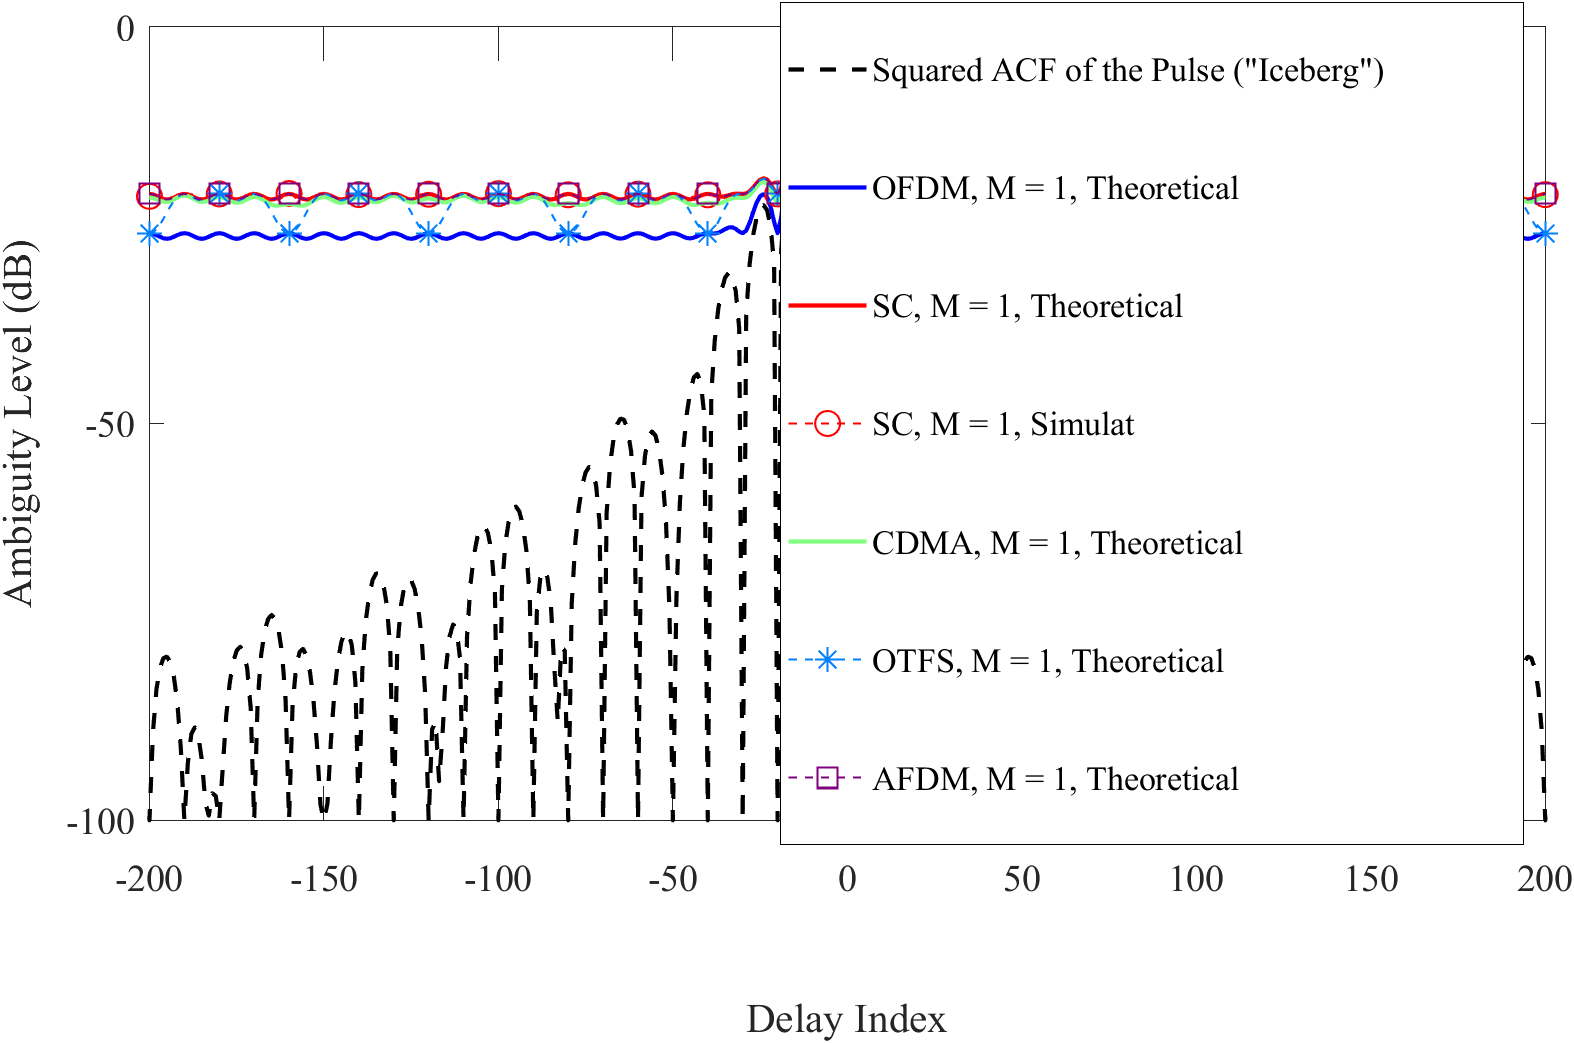

Generate this figure with Python:
#!/usr/bin/env python3
# -*- coding: utf-8 -*-
"""
Created on Sun Aug 17 17:46:01 2025

@author: Junjie Chen

需要安装commpy, 安装命令:  pip install scikit-commpy,
主要是使用了commpy里面的调制解调函数，也可以用自己写的
"""

import numpy as np
import matplotlib.pyplot as plt
import scipy
import commpy
from Modulations import modulator

# 全局设置字体大小
plt.rcParams["font.family"] = "Times New Roman"
# plt.rcParams["font.family"] = "SimSun"
plt.rcParams['font.size'] = 18                     # 设置全局字体大小
plt.rcParams['axes.titlesize'] = 18                # 设置坐标轴标题字体大小
plt.rcParams['axes.labelsize'] = 18                # 设置坐标轴标签字体大小
plt.rcParams['xtick.labelsize'] = 18               # 设置 x 轴刻度字体大小
plt.rcParams['ytick.labelsize'] = 18               # 设置 y 轴刻度字体大小
plt.rcParams['axes.unicode_minus'] = False         # 用来显示负号
plt.rcParams["figure.figsize"] = [8, 6]            # 调整生成的图表最大尺寸
# plt.rcParams['figure.dpi'] = 300                 # 每英寸点数
plt.rcParams['lines.linestyle'] = '-'
plt.rcParams['lines.linewidth'] = 2                # 线条宽度
plt.rcParams['lines.color'] = 'blue'
plt.rcParams['lines.markersize'] = 6               # 标记大小
# plt.rcParams['figure.facecolor'] = 'lightgrey'   # 设置图形背景色为浅灰色
plt.rcParams['figure.facecolor'] = 'white'         # 设置图形背景色为浅灰色
plt.rcParams['axes.edgecolor'] = 'black'           # 设置坐标轴边框颜色为黑色
plt.rcParams['legend.fontsize'] = 18
np.random.seed(42)

#%%
# 产生傅里叶矩阵
def FFTmatrix(L, ):
     mat = np.zeros((L, L), dtype = complex)
     ll = np.arange(L)
     for i in range(L):
         mat[i,:] = 1.0*np.exp(-1j*2.0*np.pi*i*ll/L) / (np.sqrt(L)*1.0)
     return mat

def srrcFunction(beta, L, span, Tsym = 1):
    # Function for generating rectangular pulse for the given inputs
    # L - oversampling factor (number of samples per symbol)
    # span - filter span in symbol durations
    # Returns the output pulse p(t) that spans the discrete-time base -span:1/L:span. Also returns the filter delay.
    t = np.arange(-span*Tsym/2, span*Tsym/2 + 0.5/L, Tsym/L)
    A = np.sin(np.pi*t*(1-beta)/Tsym) + 4*beta*t/Tsym * np.cos(np.pi*t*(1+beta)/Tsym)
    B = np.pi*t/Tsym * (1-(4*beta*t/Tsym)**2)
    p = 1/np.sqrt(Tsym) * A/B
    p[np.argwhere(np.isnan(p))] = 1
    p[np.argwhere(np.isinf(p))] = beta/(np.sqrt(2*Tsym)) * ((1+2/np.pi)*np.sin(np.pi/(4*beta)) + (1-2/np.pi)*np.cos(np.pi/(4*beta)))
    filtDelay = (len(p)-1)/2
    p = p / np.sqrt(np.sum(np.power(p, 2))) # power normaize.
    return p, t, filtDelay

## CDMA, U
def hadamard_matrix_sylvester(n):
    """Sylvester 构造法生成 Hadamard 矩阵（n 必须是 2 的幂）"""
    if n == 1:
        return np.array([[1]])
    else:
        H_prev = hadamard_matrix_sylvester(n // 2)
        H = np.kron(H_prev, np.array([[1, 1], [1, -1]]))
        return H

# AFDM, U
def IDAFT(c1, c2, N):
    """
    AFDM调制函数
    参数:
        x : 输入信号 (Nx1 列向量)
        c1 : 第一个调频参数
        c2 : 第二个调频参数
    返回:
        out : 调制输出信号
    """
    # N = x.shape[0]

    # 创建DFT矩阵并归一化
    F = np.fft.fft(np.eye(N))
    F = F / np.linalg.norm(F, ord = 2)

    # 创建L1和L2对角矩阵
    n = np.arange(N)
    L1 = np.diag(np.exp(-1j * 2 * np.pi * c1 * (n**2)))
    L2 = np.diag(np.exp(-1j * 2 * np.pi * c2 * (n**2)))

    # 构建AFDM矩阵
    A = L2 @ F @ L1
    # 计算调制输出 (注意MATLAB的'是共轭转置，Python用.conj().T)
    return A.conj().T

#%%
# 参数设置
Tsym = 1
pi = np.pi
N = 128       # 符号数
L = 10        # 过采样率
alpha = 0.3   # 滚降因子
# span = 6    # 滤波器跨度（根据旁瓣要求调整）

# p, t, filtDelay = srrcFunction(alpha, L, span, Tsym = Tsym)
# p = np.pad(p, (0, L*N - p.size))

t, p = commpy.filters.rrcosfilter(L*N , alpha, Tsym, L/Tsym)
p = p / np.sqrt(np.sum(np.power(p, 2)))

norm2p = np.linalg.norm(p)
FLN = FFTmatrix(L*N )
FN = FFTmatrix(N )

###>>>>> OFDM, Eq.(36), 化简后的表达式

kappa = 1.32
U = FN.conj().T
V = np.eye(N)  # U.conj().T @ FN.conj().T
tilde_V = V * V.conj()
g = (N * (FLN@p) * (FLN.conj() @ p.conj()))

TheoAveACF_Iceberg = np.zeros(L*N)
TheoAveACF_OFDM_M1 = np.zeros(L*N)

for k in range(L*N):

    gk = g[:N] + (1 - g[:N]) * np.exp(-1j * 2 * pi * k / L)
    fk = np.exp(-1j * 2*pi * k * np.arange(N)/(L*N))

    r1 = np.abs(gk @ fk.conj())**2
    TheoAveACF_Iceberg[k] = r1 #+ r2

    M = 1
    r2 = (kappa - 1) / M * (N - 2 *(1-np.cos(2*pi*k/L))*(g[:N] * (1- g[:N])).sum())
    TheoAveACF_OFDM_M1[k] = r1 + r2

TheoAveACF_Iceberg = TheoAveACF_Iceberg/TheoAveACF_Iceberg.max() + 1e-10
TheoAveACF_Iceberg = np.fft.fftshift(TheoAveACF_Iceberg)

TheoAveACF_OFDM_M1 = TheoAveACF_OFDM_M1/TheoAveACF_OFDM_M1.max() + 1e-10
TheoAveACF_OFDM_M1 = np.fft.fftshift(TheoAveACF_OFDM_M1)

###>>>>> SC, Eq.(27, 34), 化简前的general表达式

kappa = 1.32
U = np.eye(N)
V = U.conj().T @ FN.conj().T
tilde_V = V * V.conj()
g = (N * (FLN@p) * (FLN.conj() @ p.conj()))

TheoAveACF_SC_M1 = np.zeros(L*N)

for k in range(L*N):
    fk = FLN[:,k]
    fk_tilde = fk[:N]
    gk = g[:N] + (1 - g[:N]) * np.exp(-1j * 2 * pi * k / L)
    r1 = L * N * np.abs(fk_tilde.conj().T @ gk)**2
    r2 = np.linalg.norm(gk)**2
    r3 = (kappa - 2) * L * N * np.linalg.norm(tilde_V @ (gk * fk_tilde.conj()))**2

    TheoAveACF_SC_M1[k] = r1 + (r2 + r3)/1

TheoAveACF_SC_M1 = TheoAveACF_SC_M1/TheoAveACF_SC_M1.max() + 1e-10
TheoAveACF_SC_M1 = np.fft.fftshift(TheoAveACF_SC_M1)

###>>>>> SC, Eq.(37)
# kappa = 1.32
# g = (N * (FLN@p) * (FLN.conj() @ p.conj()))
# TheoAveACF_SC_M1 = np.zeros(L*N)
# for k in range(L*N):
#     gk = g[:N] + (1 - g[:N]) * np.exp(-1j * 2 * pi * k / L)
#     fk = np.exp(-1j * 2*pi * k * np.arange(N)/(L*N))

#     M = 1
#     r1 = (1+ (kappa-2)/(M*N)) * np.abs(gk @ fk.conj())**2
#     r2 = 1 / M * (N - 2 *(1-np.cos(2*pi*k/L))*(g[:N] * (1- g[:N])).sum())
#     TheoAveACF_SC_M1[k] = r1 + r2

# TheoAveACF_SC_M1 = TheoAveACF_SC_M1/TheoAveACF_SC_M1.max() + 1e-10
# TheoAveACF_SC_M1 = np.fft.fftshift(TheoAveACF_SC_M1)

###>>>>> SC, Eq.(26), 1000 Monte-Carlo, 化简前的general表达式
kappa = 1.32
U = np.eye(N)
V = U.conj().T @ FN.conj().T
tilde_V = V * V.conj()
g = (N * (FLN@p) * (FLN.conj() @ p.conj()))
# g = np.fft.fftshift(g)

MOD_TYPE = "qam"
Order = 16
modem, Es, bps = modulator(MOD_TYPE, Order)
Constellation = modem.constellation/np.sqrt(Es)
AvgEnergy = np.mean(np.abs(Constellation)**2)

Iter = 1000

###>>>>  M = 1
M = 1
SimAveACF_SC_M1 = np.zeros((Iter, L*N))

for k in range(L*N):
    fk = FLN[:,k]
    fk_tilde = fk[:N]
    gk = g[:N] + (1 - g[:N]) * np.exp(-1j * 2 * pi * k / L)
    for it in range(Iter):
        d = np.random.randint(Order, size = N)
        s = Constellation[d]
        VHs = np.abs(V.conj().T @ s)**2
        SimAveACF_SC_M1[it, k] = np.abs((gk * VHs * fk_tilde.conj()).sum())**2

Sim_SC_M1_avg = SimAveACF_SC_M1.mean(axis = 0)
Sim_SC_M1_avg = Sim_SC_M1_avg/Sim_SC_M1_avg.max() + 1e-10
Sim_SC_M1_avg = np.fft.fftshift(Sim_SC_M1_avg)


#%% CDMA, Eq.(27, 34), 化简前的general表达式
kappa = 1.32
U = hadamard_matrix_sylvester(N)/np.sqrt(N)
V = U.conj().T @ FN.conj().T
tilde_V = V * V.conj()
g = (N * (FLN@p) * (FLN.conj() @ p.conj()))

TheoAveACF_CDMA_M1 = np.zeros(L*N)

for k in range(L*N):
    fk = FLN[:,k]
    fk_tilde = fk[:N]
    gk = g[:N] + (1 - g[:N]) * np.exp(-1j * 2 * pi * k / L)
    r1 = L * N * np.abs(fk_tilde.conj().T @ gk)**2
    r2 = np.linalg.norm(gk)**2
    r3 = (kappa - 2) * L * N * np.linalg.norm(tilde_V @ (gk * fk_tilde.conj()))**2

    TheoAveACF_CDMA_M1[k] = r1 + (r2 + r3)/1
TheoAveACF_CDMA_M1 = np.abs(TheoAveACF_CDMA_M1)
TheoAveACF_CDMA_M1 = TheoAveACF_CDMA_M1/TheoAveACF_CDMA_M1.max() + 1e-10
TheoAveACF_CDMA_M1 = np.fft.fftshift(TheoAveACF_CDMA_M1)

#%% OTFS, (27, 34), 化简前的general表达式

kappa = 1.32
FFTN = 32
Neye = int(N/FFTN)
FFTM = FFTmatrix(FFTN)
eyeM = np.eye(Neye)
U = np.kron(FFTM, eyeM)
V = U.conj().T @ FN.conj().T
tilde_V = V * V.conj()
g = (N * (FLN@p) * (FLN.conj() @ p.conj()))

TheoAveACF_OTFS_M1 = np.zeros(L*N)

for k in range(L*N):
    fk = FLN[:,k]
    fk_tilde = fk[:N]
    gk = g[:N] + (1 - g[:N]) * np.exp(-1j * 2 * pi * k / L)
    r1 = L * N * np.abs(fk_tilde.conj().T @ gk)**2
    r2 = np.linalg.norm(gk)**2
    r3 = (kappa - 2) * L * N * np.linalg.norm(tilde_V @ (gk * fk_tilde.conj()))**2

    TheoAveACF_OTFS_M1[k] = r1 + (r2 + r3)/1
TheoAveACF_OTFS_M1 = np.abs(TheoAveACF_OTFS_M1)
TheoAveACF_OTFS_M1 = TheoAveACF_OTFS_M1/TheoAveACF_OTFS_M1.max() + 1e-10
TheoAveACF_OTFS_M1 = np.fft.fftshift(TheoAveACF_OTFS_M1)

#%% AFDM, (27, 34), 化简前的general表达式

c1 = 1/128
c2 = 4/(3*pi)
U = IDAFT(c1, c2, N)
V = U.conj().T @ FN.conj().T
tilde_V = V * V.conj()
g = (N * (FLN@p) * (FLN.conj() @ p.conj()))

TheoAveACF_AFDM_M1 = np.zeros(L*N)

for k in range(L*N):
    fk = FLN[:,k]
    fk_tilde = fk[:N]
    gk = g[:N] + (1 - g[:N]) * np.exp(-1j * 2 * pi * k / L)
    r1 = L * N * np.abs(fk_tilde.conj().T @ gk)**2
    r2 = np.linalg.norm(gk)**2
    r3 = (kappa - 2) * L * N * np.linalg.norm(tilde_V @ (gk * fk_tilde.conj()))**2

    TheoAveACF_AFDM_M1[k] = r1 + (r2 + r3)/1
TheoAveACF_AFDM_M1 = np.abs(TheoAveACF_AFDM_M1)
TheoAveACF_AFDM_M1 = TheoAveACF_AFDM_M1/TheoAveACF_AFDM_M1.max() + 1e-10
TheoAveACF_AFDM_M1 = np.fft.fftshift(TheoAveACF_AFDM_M1)

#%% plot together
colors = plt.cm.jet(np.linspace(0, 1, 5))
# x = np.arange(-N//2, N//2, 1/((L)))
x = np.arange(-N*L//2, N*L//2,)
fig, axs = plt.subplots(1, 1, figsize=(12, 8), constrained_layout=True)
axs.plot(x, 10 * np.log10(TheoAveACF_Iceberg), color='k', linestyle='--', label='Squared ACF of the Pulse ("Iceberg")',)
axs.plot(x, 10 * np.log10(TheoAveACF_OFDM_M1 ), color='b', linestyle='-', label='OFDM, M = 1, Theoretical',)
axs.plot(x, 10 * np.log10(TheoAveACF_SC_M1), color='r', linestyle='-', label='SC, M = 1, Theoretical',)
axs.plot(x, 10 * np.log10(Sim_SC_M1_avg), color='r', linestyle='--', marker = 'o', markevery = 20, ms = 12, markerfacecolor = 'none',  lw = 1, label='SC, M = 1, Simulat',)
axs.plot(x, 10 * np.log10(TheoAveACF_CDMA_M1), color=colors[-3], linestyle='-', label='CDMA, M = 1, Theoretical',)

axs.plot(x, 10 * np.log10(TheoAveACF_OTFS_M1), color=colors[0], linestyle='--', marker = '*', markevery = 20, ms = 12, markerfacecolor = 'none',  lw = 1, label='OTFS, M = 1, Theoretical',)

axs.plot(x, 10 * np.log10(TheoAveACF_AFDM_M1), color='purple', linestyle='--', marker = 's', markevery = 20, ms = 12, markerfacecolor = 'none',  lw = 1, label='AFDM, M = 1, Theoretical',)


legend1 = axs.legend(loc='best', borderaxespad=0,  edgecolor='black', fontsize = 18)

axs.set_xlabel(r'Delay Index', )
axs.set_ylabel(r'Ambiguity Level (dB)', )
axs.set_xlim([-200, 200])

out_fig = plt.gcf()
# filepath2 = '/home/jack/snap/'
out_fig.savefig('./Figs/Fig3.png', )
out_fig.savefig('./Figs/Fig3.pdf', )
plt.show()
plt.close()
